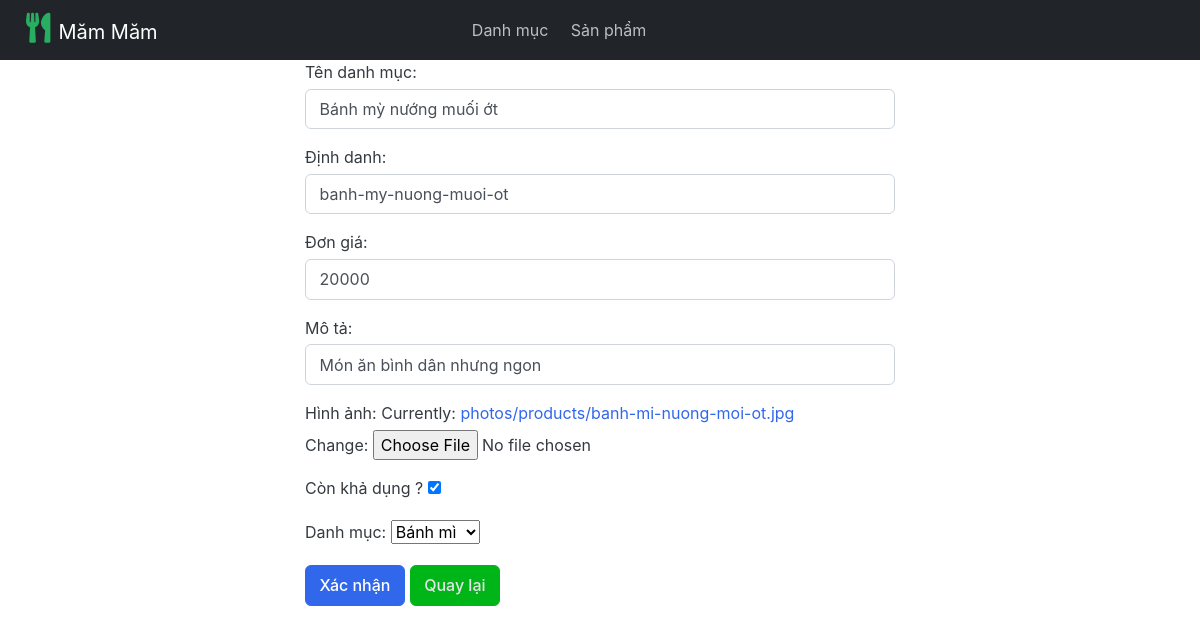
The app's page /dashboard/product/4/update with its own data.
### product/models.py (models this page shows, shortened)
class Product(models.Model):
    name = models.CharField(max_length=100, unique=True)
    slug = models.SlugField(max_length=50, unique=True, allow_unicode=True)
    price = models.IntegerField()
    description = models.TextField(max_length=500, blank=True)
    image = models.ImageField(upload_to='photos/products')
    is_available = models.BooleanField(default=True)
    created_date = models.DateTimeField(auto_now_add=True)
    modified_date = models.DateTimeField(auto_now=True)
    category = models.ForeignKey(Category, on_delete=models.CASCADE)
    class Meta:
        verbose_name = "product"
        verbose_name_plural = "products"

### category/models.py (models this page shows, shortened)
class Category(models.Model):
    name = models.CharField(max_length=100, unique=True)
    slug = models.SlugField(max_length=50, unique=True, allow_unicode=True)
    description = models.CharField(max_length=500, blank=True)
    class Meta:
        verbose_name = "category"
        verbose_name_plural = "categories"
    def __str__(self):
        return self.name

### dashboard/views.py (the view)
# urls.py: path("product/<int:id>/update", views.UpdateProduct, name="UpdateProduct"),
def UpdateProduct(request, id):
    product = get_object_or_404(Product, id=id)
    form = ProductForm(data=request.POST or None, files=request.FILES or None, instance=product)
    if request.method == "POST":
        if form.is_valid():
            form.save()
            return redirect("/dashboard/product")
    return render(request, "dashboard/product/create-update.html", context={"form": form})

### cart/context_processors.py (called while the page is built)
def cart_count(request):
    cart_count_badge = 0
    if "admin" in request.path:
        return {}
    else:
        try:
            cart = Cart.objects.filter(cart_id=cart_id_from_session(request))
            if request.user.is_authenticated:
                cart_items = CartItem.objects.all().filter(user=request.user)
            else:
                cart_items = CartItem.objects.all().filter(cart=cart[:1])
            cart_count_badge = cart_items.count()
        except Cart.DoesNotExist:
            cart_count_badge = 0
    return dict(cart_count_badge=cart_count_badge)

### cart/views.py (called while the page is built)
def cart_id_from_session(request):
    cart_id = request.session.session_key
    if not cart_id:
        cart_id = request.session.create()
    return cart_id

### category/context_processors.py (called while the page is built)
def header_menu_links(request):
    links = Category.objects.all()
    return dict(links=links)

### templates/dashboard/product/create-update.html (shortened to what this page needs)
{% extends 'dashboard-base.html' %}
{% block content %}
<form class="form" method="POST" enctype="multipart/form-data" style="margin: auto;width:50%">
    {{form.as_p}}
    <input type="submit" class="btn btn-primary" value="Xác nhận">
    <a href="/dashboard/product" class="text-light btn btn-success">Quay lại</a>
</form>
{% endblock %}

### records on screen
Product: name "Bánh mỳ nướng muối ớt", slug "banh-my-nuong-muoi-ot", price "20000", description "Món ăn bình dân nhưng ngon", is_available "☑", category "Bánh mì"
